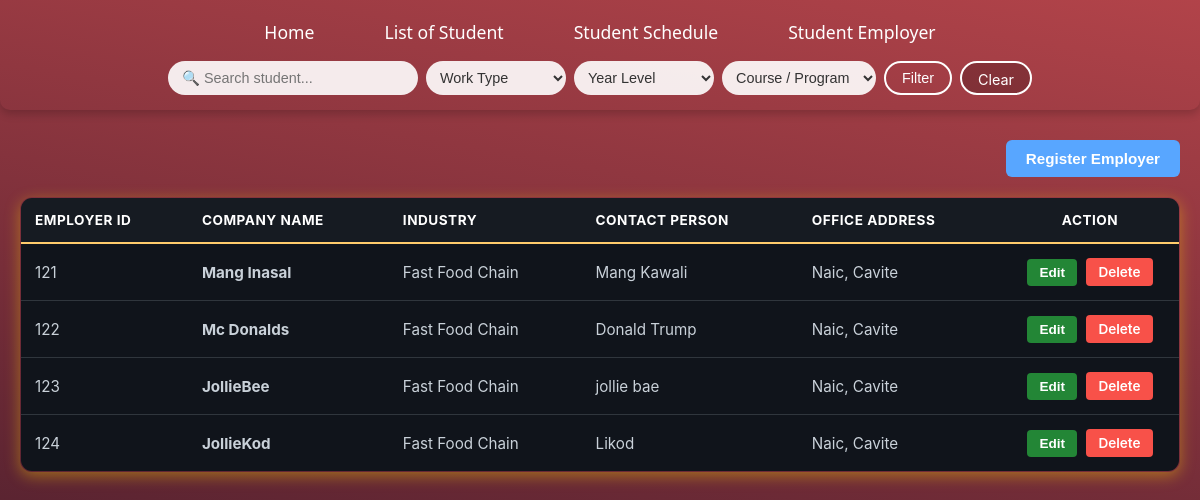
Screenshot of /employer.php with the database file from the repository.
### tables this page shows
CREATE TABLE `employer` (
  `id` int(11) NOT NULL,
  `company_id` int(11) NOT NULL,
  `company_name` varchar(125) NOT NULL,
  `industry` varchar(125) NOT NULL,
  `contact_person` varchar(125) NOT NULL,
  `office_address` varchar(125) NOT NULL
);

### employer.php (the view, shortened to what this page needs)
<!DOCTYPE html>
<html lang="en">
<head>
</head>
<body>
<?php include 'header.php'; ?>
<div class="container-box">
    <div class="action-bar">
        <button id="open_modal">Register Employer</button>
    </div>
    <table>
        <thead>
            <tr>
                <th>Employer ID</th>
                <th>Company Name</th>
                <th>Industry</th>
                <th>Contact Person</th>
                <th>Office Address</th>
                <th style="text-align: center; width: 150px;">Action</th>
            </tr>
        </thead>
        <tbody>
            <?php
            $rs2 = $cn->query("SELECT * FROM employer");
            if(!$rs2 || $rs2->num_rows == 0){
                echo "<tr><td colspan='6' class='no-records'>No active employer records logged.</td></tr>";
            } else {
                while($row = $rs2->fetch_array()){ ?>
                <tr>
                    <td><?= htmlspecialchars($row['company_id']) ?></td>
                    <td><strong><?= htmlspecialchars($row['company_name']) ?></strong></td>
                    <td><?= htmlspecialchars($row['industry']) ?></td>
                    <td><?= htmlspecialchars($row['contact_person']) ?></td>
                    <td><?= htmlspecialchars($row['office_address']) ?></td>
                    <td style="text-align: center;">
                        <button class="btn-edit-trigger"
                                data-id="<?= $row['id'] ?>"
                                data-cid="<?= htmlspecialchars($row['company_id']) ?>"
                                data-cname="<?= htmlspecialchars($row['company_name']) ?>"
                                data-industry="<?= htmlspecialchars($row['industry']) ?>"
                                data-cperson="<?= htmlspecialchars($row['contact_person']) ?>"
                                data-oaddress="<?= htmlspecialchars($row['office_address']) ?>">
                            Edit
                        </button>
                        <a onclick="return confirm('Are you sure you want to delete this employer entry?')" href="delete-employer.php?id=<?= $row['id'] ?>" id="delete">Delete</a>
                    </td>
                </tr>
                <?php }
            } ?>
        </tbody>
    </table>
</div>
</body>
</html>

### employer.php (style rules this page uses)
:root { --bg: #0d1117; --surface: #161b22; --border: #30363d; --text: #c9d1d9; --text-muted: #8b949e; --accent: #58a6ff; --accent-hover: #1f6feb; --danger: #f85149; --danger-hover: #da3633; --success: #238636; --success-hover: #2ea043; --radius: 12px; }
body { margin: 0; padding: 0; min-height: 100vh; color: var(--text); font-family: -apple-system, BlinkMacSystemFont, "Segoe UI", Roboto, sans-serif; -webkit-font-smoothing: antialiased; background-image: linear-gradient(10deg, #06090f, #08061a, #ff5f5f); background-size: 400% 400%; animation: movingGradient 15s ease infinite; background-attachment: fixed; }
.container-box { max-width: 1200px; margin: 30px auto; padding: 0 20px; }
.action-bar { display: flex; justify-content: flex-end; margin-bottom: 20px; }
#open_modal { background-color: var(--accent); color: white; border: none; padding: 10px 20px; border-radius: 6px; font-size: 0.95em; font-weight: bold; cursor: pointer; transition: background 0.2s; }
table { border-collapse: collapse; width: 100%; text-align: left; box-shadow: 0 4px 15px rgba(255, 209, 3, 0.4); border-radius: var(--radius); overflow: hidden; border: 1px solid #ffcc6c; }
th { background-color: var(--surface); border-bottom: 2px solid #ffcc6c; padding: 14px; color: white; font-size: 0.85rem; text-transform: uppercase; letter-spacing: 0.5px; }
td { border-bottom: 1px solid var(--border); padding: 14px; color: var(--text); background-color: #10141b; font-size: 0.95rem; }
.btn-edit-trigger { background-color: var(--success); color: white; padding: 6px 12px; border-radius: 4px; text-decoration: none; margin-right: 5px; font-size: 0.85rem; font-weight: 600; display: inline-block; border: none; cursor: pointer; }
#delete { background-color: var(--danger); color: white; padding: 6px 12px; border-radius: 4px; text-decoration: none; font-size: 0.85rem; font-weight: 600; display: inline-block; }

### header.php (style rules this page uses)
body { margin: 0; padding: 0; background-color: #161620; }

### rows the page displays
employer: company "121", company_name "Mang Inasal", industry "Fast Food Chain", contact_person "Mang Kawali", office_address "Naic, Cavite"
employer: company "122", company_name "Mc Donalds", industry "Fast Food Chain", contact_person "Donald Trump", office_address "Naic, Cavite"
employer: company "123", company_name "JollieBee", industry "Fast Food Chain", contact_person "jollie bae", office_address "Naic, Cavite"
employer: company "124", company_name "JollieKod", industry "Fast Food Chain", contact_person "Likod", office_address "Naic, Cavite"
